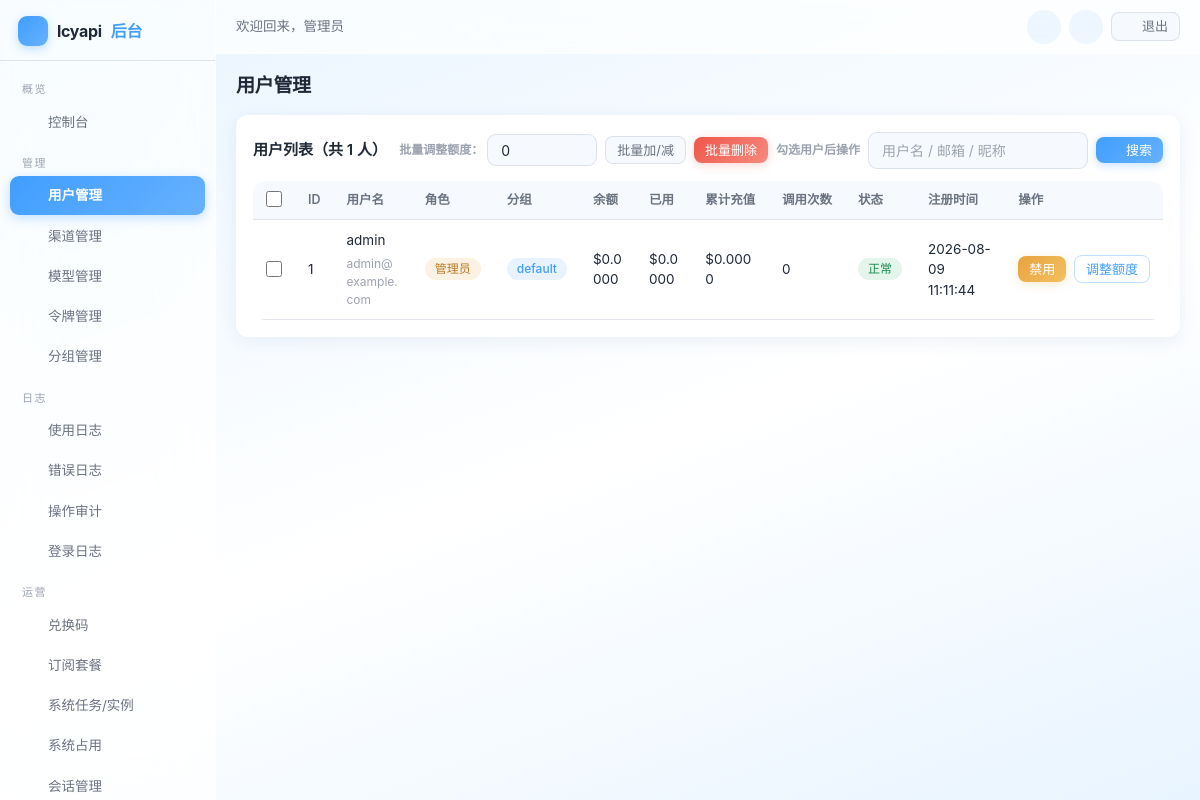
Screenshot of /admin/users/index.php (signed in) with the database file from the repository.
### tables this page shows
CREATE TABLE IF NOT EXISTS settings (
    `key` VARCHAR(50) NOT NULL PRIMARY KEY,
    value TEXT DEFAULT NULL,
    type VARCHAR(20) NOT NULL DEFAULT 'string',
    description VARCHAR(255) DEFAULT NULL,
    updated_at DATETIME NOT NULL DEFAULT CURRENT_TIMESTAMP ON UPDATE CURRENT_TIMESTAMP
);

CREATE TABLE IF NOT EXISTS users (
    id INT UNSIGNED AUTO_INCREMENT PRIMARY KEY,
    checkin_streak INT UNSIGNED NOT NULL DEFAULT 0 COMMENT '连续签到天数',
    username VARCHAR(50) NOT NULL,
    email VARCHAR(100) DEFAULT NULL,
    email_verified TINYINT NOT NULL DEFAULT 0 COMMENT '邮箱已验证',
    password VARCHAR(255) NOT NULL,
    nickname VARCHAR(50) DEFAULT NULL,
    avatar VARCHAR(255) DEFAULT NULL,
    role ENUM('admin','user') NOT NULL DEFAULT 'user',
    quota DECIMAL(14,6) NOT NULL DEFAULT 0.000000,
    used_quota DECIMAL(14,6) NOT NULL DEFAULT 0.000000,
    total_quota DECIMAL(14,6) NOT NULL DEFAULT 0.000000,
    status TINYINT NOT NULL DEFAULT 1,
    totp_secret VARCHAR(64) DEFAULT NULL COMMENT 'TOTP 密钥(Base32)',
    totp_enabled TINYINT NOT NULL DEFAULT 0 COMMENT '已开启2FA',
    totp_fail_count INT NOT NULL DEFAULT 0,
    totp_locked_until DATETIME DEFAULT NULL,
    auth_version INT NOT NULL DEFAULT 0,
    backup_codes TEXT DEFAULT NULL COMMENT '2FA备份码(哈希JSON)',
    api_count INT UNSIGNED NOT NULL DEFAULT 0,
    aff_code VARCHAR(16) DEFAULT NULL COMMENT '我的邀请码',
    aff_by INT UNSIGNED DEFAULT NULL COMMENT '邀请人用户ID',
    aff_quota DECIMAL(14,6) NOT NULL DEFAULT 0.000000 COMMENT '待转入的邀请收益',
    aff_history_quota DECIMAL(14,6) NOT NULL DEFAULT 0.000000 COMMENT '累计邀请收益',
    `group` VARCHAR(32) NOT NULL DEFAULT 'default' COMMENT '用户分组',
    last_login_at DATETIME DEFAULT NULL,
    last_login_ip VARCHAR(45) DEFAULT NULL,
    created_at DATETIME NOT NULL DEFAULT CURRENT_TIMESTAMP,
    updated_at DATETIME NOT NULL DEFAULT CURRENT_TIMESTAMP ON UPDATE CURRENT_TIMESTAMP,
    UNIQUE KEY uk_username (username),
    UNIQUE KEY uk_email (email),
    UNIQUE KEY uk_aff_code (aff_code),
    KEY idx_status (status),
    KEY idx_aff_by (aff_by)
);

### includes/cache.php (called while the page is built, shortened)
<?php
class Cache
{
    private static $enabled = true;
    public static function setConfig($config)
    {
        self::$enabled = $config['enabled'];
    }
    public static function get($key)
    {
        if (!self::$enabled) {
            return false;
        }
        $file = self::getFilePath($key);
        $data = @file_get_contents($file);
        $value = @json_decode($data, true);
        return $value;
    }
    public static function set($key, $value, $ttl = 0)
    {
        if (!self::$enabled) {
            return false;
        }
        return true;
    }
    public static function remember($key, $ttl, $callback)
    {
        $cached = self::get($key);
        $value = $callback();
        return $value;
    }
}

### includes/db.php (called while the page is built, shortened)
<?php
class DB
{
    private static $pdo = null;
    public static function init($config)
    {
        $dsn = sprintf('mysql:host=%s;port=%d;dbname=%s;charset=%s', $config['host'], $config['port'], $config['name'], $config['charset']);
        self::$pdo = new PDO($dsn, $config['user'], $config['pass'], [
            PDO::ATTR_ERRMODE => PDO::ERRMODE_EXCEPTION,
            PDO::ATTR_DEFAULT_FETCH_MODE => PDO::FETCH_ASSOC,
            PDO::ATTR_EMULATE_PREPARES => false,
            PDO::ATTR_TIMEOUT => 5,
        ]);
    }
    public static function getInstance()
    {
        return self::$pdo;
    }
    public static function query($sql, $params = [])
    {
        $stmt = self::getInstance()->prepare($sql);
        $stmt->execute($params);
        return $stmt;
    }
    public static function fetch($sql, $params = [])
    {
        $stmt = self::query($sql, $params);
        return $stmt->fetch() ?: false;
    }
    public static function fetchAll($sql, $params = [])
    {
        return self::query($sql, $params)->fetchAll();
    }
    public static function value($sql, $params = [])
    {
        $row = self::query($sql, $params)->fetch(PDO::FETCH_NUM);
        return $row ? $row[0] : null;
    }
}

### includes/auth.php (called while the page is built, shortened)
<?php
class Auth
{
    public static function check()
    {
        $user = User::find((int)$_SESSION[self::SESSION_KEY]);
        return true;
    }
    public static function user()
    {
        return $GLOBALS['__current_user'];
    }
}

### includes/user.php (called while the page is built, shortened)
<?php
class User
{
    public static function find($id)
    {
        return DB::fetch('SELECT * FROM users WHERE id = ?', [(int)$id]);
    }
}

### includes/admin.php (called while the page is built, shortened)
<?php
class Admin
{
    public static function requireAdmin()
    {
        if (!Auth::check() || !Auth::isAdmin()) {
            redirect(base_url('admin/login.php'));
        }
    }
}

### admin/users/index.php (the view, shortened to what this page needs)
<?php
Admin::requireAdmin();
$pageTitle = '用户管理';
$keyword = trim($_GET['q'] ?? '');
$page = max(1, (int)($_GET['page'] ?? 1));
$perPage = 20;
$where = '';
$params = [];
$total = (int)DB::value('SELECT COUNT(*) FROM users' . $where, $params);
$pages = max(1, (int)ceil($total / $perPage));
$page = min($page, $pages);
$users = DB::fetchAll('SELECT * FROM users' . $where . ' ORDER BY id DESC LIMIT ' . (int)$perPage . ' OFFSET ' . (int)(($page - 1) * $perPage), $params);
?>
<?php require dirname(__DIR__) . '/templates/header.php'; ?>
<div class="card">
    <div class="card-title" style="display:flex; justify-content:space-between; align-items:center; flex-wrap:wrap; gap:8px;">
        <span>用户列表（共 <?php echo $total; ?> 人）</span>
        <div style="display:flex; gap:8px; align-items:center; flex-wrap:wrap;">
            <form method="post" id="batchForm" style="display:flex; gap:8px; align-items:center; flex-wrap:wrap;">
                <div style="display:flex; gap:4px; align-items:center;">
                    <label class="form-hint" style="margin:0;">批量调整额度：</label>
                    <input type="number" name="delta" step="0.0001" class="form-control" style="width:110px; height:32px;" value="0">
                </div>
                <button type="button" class="btn btn-sm btn-secondary" onclick="submitBatch('batch_quota')">批量加/减</button>
                <button type="button" class="btn btn-sm btn-danger" onclick="submitBatch('batch_delete', true)">批量删除</button>
                <span class="form-hint" style="margin:0;">勾选用户后操作</span>
            </form>
            <form method="get" style="display:flex; gap:8px; align-items:center;">
                <input type="text" name="q" class="form-control" style="width:220px;" value="<?php echo e($keyword); ?>" placeholder="用户名 / 邮箱 / 昵称">
                <button type="submit" class="btn btn-sm"><?php echo svg_icon('search'); ?>搜索</button>
            </form>
        </div>
    </div>
    <table class="table">
        <thead>
            <tr>
                <th style="width:36px;"><input type="checkbox" id="checkAll" onclick="toggleAll(this)"></th>
                <th>ID</th><th>用户名</th><th>角色</th><th>分组</th><th>余额</th><th>已用</th>
                <th>累计充值</th><th>调用次数</th><th>状态</th><th>注册时间</th><th>操作</th>
            </tr>
        </thead>
        <tbody>
        <?php foreach ($users as $u) : ?>
            <tr>
                <td><input type="checkbox" class="us-row" value="<?php echo $u['id']; ?>"></td>
                <td><?php echo $u['id']; ?></td>
                <td><?php echo e($u['username']); ?>
                    <?php if ($u['email']) : ?><div class="form-hint"><?php echo e($u['email']); ?></div><?php endif; ?>
                </td>
                <td><?php echo $u['role'] === 'admin' ? '<span class="badge badge-yellow">管理员</span>' : '<span class="badge badge-gray">用户</span>'; ?></td>
                <td><span class="badge badge-blue"><?php echo e($u['group'] ?? 'default'); ?></span></td>
                <td>$<?php echo e(number_format((float)$u['quota'], 4)); ?></td>
                <td>$<?php echo e(number_format((float)$u['used_quota'], 4)); ?></td>
                <td>$<?php echo e(number_format((float)$u['total_quota'], 4)); ?></td>
                <td><?php echo number_format((int)$u['api_count']); ?></td>
                <td><?php echo $u['status'] ? '<span class="badge badge-green">正常</span>' : '<span class="badge badge-red">禁用</span>'; ?></td>
                <td><?php echo e($u['created_at']); ?></td>
                <td style="white-space:nowrap;">
                    <form method="post" style="display:inline-block; margin-right:4px;">
                        <button type="submit" name="action" value="toggle" class="btn btn-sm <?php echo $u['status'] ? 'btn-warning' : 'btn-success'; ?>"><?php echo $u['status'] ? '禁用' : '启用'; ?></button>
                    </form>
                    <a class="btn btn-sm btn-outline" onclick="toggleRow(<?php echo $u['id']; ?>)" href="javascript:void(0)">调整额度</a>
                </td>
            </tr>
        <?php endforeach; ?>
        </tbody>
    </table>
</div>
<?php require dirname(__DIR__) . '/templates/footer.php'; ?>

### admin/templates/header.php (shortened to what this page needs)
<?php
Admin::requireAdmin();
$pageTitle = isset($pageTitle) ? $pageTitle : '管理后台';
$adminUser = Auth::user();
$requestPath = isset($_SERVER['REQUEST_URI']) ? parse_url($_SERVER['REQUEST_URI'], PHP_URL_PATH) : '';
function admin_nav($needle, $requestPath)
{
    return strpos($requestPath, $needle) !== false ? 'active' : '';
}
?>
<!DOCTYPE html>
<html lang="zh-CN">
<head>
<link rel="stylesheet" href="<?php echo base_url('assets/css/common.css'); ?>">
<link rel="stylesheet" href="<?php echo base_url('assets/css/admin.css'); ?>">
</head>
<body>
<div class="admin-layout">
    <aside class="admin-sidebar" id="adminSidebar">
        <div class="brand">
            <span class="brand-logo"><?php echo svg_icon('zap'); ?></span>
            <?php echo e(setting('site_name', config('site.name'))); ?><span>后台</span>
        </div>
        <nav class="menu">
            <div class="group-title">概览</div>
            <a class="<?php echo admin_nav('/admin/index.php', $requestPath); ?>" href="<?php echo base_url('admin/index.php'); ?>"><?php echo svg_icon('home'); ?>控制台</a>
            <div class="group-title">管理</div>
            <a class="<?php echo admin_nav('/admin/users/', $requestPath); ?>" href="<?php echo base_url('admin/users/index.php'); ?>"><?php echo svg_icon('users'); ?>用户管理</a>
            <a class="<?php echo admin_nav('/admin/channels/', $requestPath); ?>" href="<?php echo base_url('admin/channels/index.php'); ?>"><?php echo svg_icon('channel'); ?>渠道管理</a>
            <a class="<?php echo admin_nav('/admin/models/', $requestPath); ?>" href="<?php echo base_url('admin/models/index.php'); ?>"><?php echo svg_icon('cpu'); ?>模型管理</a>
            <a class="<?php echo admin_nav('/admin/tokens/', $requestPath); ?>" href="<?php echo base_url('admin/tokens/index.php'); ?>"><?php echo svg_icon('key'); ?>令牌管理</a>
            <a class="<?php echo admin_nav('/admin/groups/', $requestPath); ?>" href="<?php echo base_url('admin/groups/index.php'); ?>"><?php echo svg_icon('ratio'); ?>分组管理</a>
            <div class="group-title">日志</div>
            <a class="<?php echo admin_nav('/admin/logs/', $requestPath); ?>" href="<?php echo base_url('admin/logs/index.php'); ?>"><?php echo svg_icon('list'); ?>使用日志</a>
            <a class="<?php echo admin_nav('/admin/errors/', $requestPath); ?>" href="<?php echo base_url('admin/errors/index.php'); ?>"><?php echo svg_icon('alert'); ?>错误日志</a>
            <a class="<?php echo admin_nav('/admin/audit/', $requestPath); ?>" href="<?php echo base_url('admin/audit/index.php'); ?>"><?php echo svg_icon('shield'); ?>操作审计</a>
            <a class="<?php echo admin_nav('/admin/login-logs/', $requestPath); ?>" href="<?php echo base_url('admin/login-logs/index.php'); ?>"><?php echo svg_icon('check'); ?>登录日志</a>
            <div class="group-title">运营</div>
            <a class="<?php echo admin_nav('/admin/codes/', $requestPath); ?>" href="<?php echo base_url('admin/codes/index.php'); ?>"><?php echo svg_icon('gift'); ?>兑换码</a>
            <a class="<?php echo admin_nav('/admin/subscriptions/', $requestPath); ?>" href="<?php echo base_url('admin/subscriptions/index.php'); ?>"><?php echo svg_icon('crown'); ?>订阅套餐</a>
            <a class="<?php echo admin_nav('/admin/system/index.php', $requestPath); ?>" href="<?php echo base_url('admin/system/index.php'); ?>"><?php echo svg_icon('server'); ?>系统任务/实例</a>
            <a class="<?php echo admin_nav('/admin/system/status.php', $requestPath); ?>" href="<?php echo base_url('admin/system/status.php'); ?>"><?php echo svg_icon('chart'); ?>系统占用</a>
            <a class="<?php echo admin_nav('/admin/system/sessions.php', $requestPath); ?>" href="<?php echo base_url('admin/system/sessions.php'); ?>"><?php echo svg_icon('lock'); ?>会话管理</a>
        </nav>
    </aside>
    <div class="admin-main">
        <div class="admin-topbar">
            <div class="topbar-left">
                <span class="greeting">欢迎回来，<?php echo e($adminUser['nickname'] ?: $adminUser['username']); ?></span>
            </div>
            <div class="topbar-right">
                <button type="button" class="icon-btn" data-theme-toggle title="切换明暗模式"><?php echo svg_icon('moon'); ?></button>
                <a class="icon-btn" href="<?php echo base_url('user/index.php'); ?>" title="进入前台"><?php echo svg_icon('globe'); ?></a>
                <a href="<?php echo base_url('admin/logout.php'); ?>" class="btn btn-sm btn-secondary"><?php echo svg_icon('logout'); ?>退出</a>
            </div>
        </div>
        <div class="admin-content">
            <div class="admin-page-title"><?php echo e($pageTitle); ?></div>

### assets/css/admin.css (style rules this page uses)
.admin-layout { display: flex; min-height: 100vh; }
.admin-sidebar { width: 216px; flex-shrink: 0; position: fixed; top: 0; bottom: 0; left: 0; z-index: 300; background: var(--glass); backdrop-filter: blur(24px) saturate(1.5); -webkit-backdrop-filter: blur(24px) saturate(1.5); border-right: 1px solid var(--glass-border); overflow-y: auto; overscroll-behavior: contain; display: flex; flex-direction: column; transition: transform .35s var(--ease); }
.admin-sidebar .brand { padding: 16px 18px 14px; font-size: 16px; font-weight: 700; letter-spacing: -.3px; color: var(--text); display: flex; align-items: center; gap: 9px; border-bottom: 1px solid var(--border); }
.admin-sidebar .brand .brand-logo { width: 30px; height: 30px; border-radius: 9px; flex: none; background: linear-gradient(135deg, var(--accent), var(--accent-2)); display: inline-flex; align-items: center; justify-content: center; color: #fff; box-shadow: 0 3px 10px var(--accent-border); }
.admin-sidebar .brand span { color: var(--accent); font-weight: 600; }
.admin-sidebar .menu { padding: 8px 10px 20px; }
.admin-sidebar .menu a { display: flex; align-items: center; gap: 9px; padding: 9px 12px; margin-bottom: 2px; color: var(--text-2); border-radius: var(--radius-sm); font-size: 13.5px; transition: all .22s var(--ease); }
.admin-sidebar .menu a.active { background: linear-gradient(135deg, var(--accent), var(--accent-2)); color: #fff; font-weight: 600; box-shadow: 0 3px 12px var(--accent-border); }
.admin-sidebar .menu .group-title { padding: 12px 12px 5px; font-size: 11px; color: var(--text-3); letter-spacing: 1.5px; }
.admin-main { flex: 1; margin-left: 216px; min-width: 0; display: flex; flex-direction: column; }
.admin-topbar { position: sticky; top: 0; z-index: 200; background: var(--glass); backdrop-filter: blur(24px) saturate(1.5); -webkit-backdrop-filter: blur(24px) saturate(1.5); border-bottom: 1px solid var(--glass-border); padding: 0 20px; height: 54px; display: flex; align-items: center; justify-content: space-between; gap: 12px; }
.admin-topbar .topbar-left { display: flex; align-items: center; gap: 10px; min-width: 0; color: var(--text-2); font-size: 13.5px; }
.admin-topbar .topbar-left .greeting { white-space: nowrap; overflow: hidden; text-overflow: ellipsis; }
.admin-topbar .topbar-right { display: flex; align-items: center; gap: 8px; flex: none; }
.admin-content { padding: 18px 20px 30px; flex: 1; max-width: 1400px; width: 100%; margin: 0 auto; }
.admin-page-title { font-size: 19px; font-weight: 700; margin-bottom: 14px; letter-spacing: -.3px; display: flex; align-items: center; gap: 8px; animation: fadeUp .35s var(--ease); }

### rows the page displays
settings: value "lcyapi"
users: nickname "管理员", id "1", username "admin", email "admin@example.com", role "管理员", group "default", quota "0.0000", used_quota "0.0000", total_quota "0.0000", api_count "0", status "正常", created_at "2026-08-09 11:11:44"

### other values shown
$pageTitle "用户管理"
$total "1"
